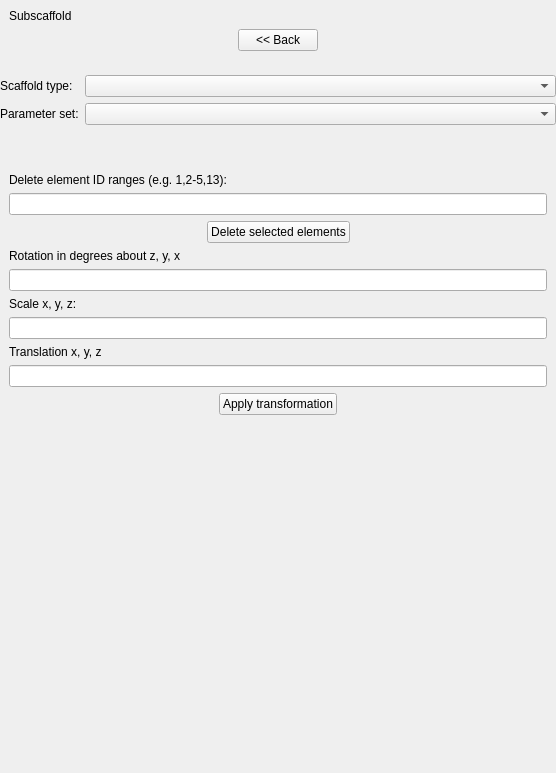
<?xml version="1.0" encoding="UTF-8"?>
<ui version="4.0">
 <class>ScaffoldSettings</class>
 <widget class="QWidget" name="ScaffoldSettings">
  <property name="geometry">
   <rect>
    <x>0</x>
    <y>0</y>
    <width>556</width>
    <height>773</height>
   </rect>
  </property>
  <property name="windowTitle">
   <string>Scaffold Settings</string>
  </property>
  <layout class="QVBoxLayout" name="verticalLayout_2">
   <property name="leftMargin">
    <number>0</number>
   </property>
   <property name="topMargin">
    <number>0</number>
   </property>
   <property name="rightMargin">
    <number>0</number>
   </property>
   <property name="bottomMargin">
    <number>0</number>
   </property>
   <item>
    <widget class="QFrame" name="subscaffold_frame">
     <property name="sizePolicy">
      <sizepolicy hsizetype="Preferred" vsizetype="Preferred">
       <horstretch>0</horstretch>
       <verstretch>0</verstretch>
      </sizepolicy>
     </property>
     <property name="minimumSize">
      <size>
       <width>0</width>
       <height>0</height>
      </size>
     </property>
     <property name="frameShape">
      <enum>QFrame::NoFrame</enum>
     </property>
     <layout class="QVBoxLayout" name="verticalLayout_5">
      <item>
       <widget class="QLabel" name="subscaffold_label">
        <property name="text">
         <string>Subscaffold</string>
        </property>
       </widget>
      </item>
      <item>
       <layout class="QHBoxLayout" name="horizontalLayout">
        <item>
         <spacer name="horizontalSpacer_4">
          <property name="orientation">
           <enum>Qt::Horizontal</enum>
          </property>
          <property name="sizeHint" stdset="0">
           <size>
            <width>89</width>
            <height>19</height>
           </size>
          </property>
         </spacer>
        </item>
        <item>
         <widget class="QPushButton" name="subscaffoldBack_pushButton">
          <property name="sizePolicy">
           <sizepolicy hsizetype="Preferred" vsizetype="Fixed">
            <horstretch>0</horstretch>
            <verstretch>0</verstretch>
           </sizepolicy>
          </property>
          <property name="text">
           <string>&lt;&lt; Back</string>
          </property>
         </widget>
        </item>
        <item>
         <spacer name="horizontalSpacer_3">
          <property name="orientation">
           <enum>Qt::Horizontal</enum>
          </property>
          <property name="sizeHint" stdset="0">
           <size>
            <width>40</width>
            <height>20</height>
           </size>
          </property>
         </spacer>
        </item>
       </layout>
      </item>
     </layout>
    </widget>
   </item>
   <item>
    <widget class="QFrame" name="meshType_frame">
     <property name="frameShape">
      <enum>QFrame::NoFrame</enum>
     </property>
     <layout class="QFormLayout" name="formLayout">
      <property name="leftMargin">
       <number>0</number>
      </property>
      <property name="rightMargin">
       <number>0</number>
      </property>
      <item row="0" column="0">
       <widget class="QLabel" name="meshType_label">
        <property name="text">
         <string>Scaffold type:</string>
        </property>
       </widget>
      </item>
      <item row="0" column="1">
       <widget class="QComboBox" name="meshType_comboBox"/>
      </item>
      <item row="1" column="0">
       <widget class="QLabel" name="parameterSet_label">
        <property name="text">
         <string>Parameter set:</string>
        </property>
       </widget>
      </item>
      <item row="1" column="1">
       <widget class="QComboBox" name="parameterSet_comboBox"/>
      </item>
     </layout>
    </widget>
   </item>
   <item>
    <widget class="QFrame" name="meshTypeOptions_frame">
     <property name="frameShape">
      <enum>QFrame::NoFrame</enum>
     </property>
     <layout class="QVBoxLayout" name="verticalLayout_9">
      <property name="leftMargin">
       <number>0</number>
      </property>
      <property name="rightMargin">
       <number>0</number>
      </property>
     </layout>
    </widget>
   </item>
   <item>
    <widget class="QFrame" name="modifyOptions_frame">
     <property name="frameShape">
      <enum>QFrame::NoFrame</enum>
     </property>
     <layout class="QVBoxLayout" name="verticalLayout">
      <item>
       <widget class="QFrame" name="deleteElementsRanges_frame">
        <property name="frameShape">
         <enum>QFrame::NoFrame</enum>
        </property>
        <layout class="QVBoxLayout" name="verticalLayout_10">
         <property name="leftMargin">
          <number>0</number>
         </property>
         <property name="topMargin">
          <number>0</number>
         </property>
         <property name="rightMargin">
          <number>0</number>
         </property>
         <property name="bottomMargin">
          <number>0</number>
         </property>
         <item>
          <widget class="QLabel" name="deleteElementsRanges_label">
           <property name="text">
            <string>Delete element ID ranges (e.g. 1,2-5,13):</string>
           </property>
          </widget>
         </item>
         <item>
          <widget class="QLineEdit" name="deleteElementsRanges_lineEdit"/>
         </item>
        </layout>
       </widget>
      </item>
      <item>
       <layout class="QHBoxLayout" name="horizontalLayout_13">
        <item>
         <spacer name="horizontalSpacer_6">
          <property name="orientation">
           <enum>Qt::Horizontal</enum>
          </property>
          <property name="sizeHint" stdset="0">
           <size>
            <width>40</width>
            <height>20</height>
           </size>
          </property>
         </spacer>
        </item>
        <item>
         <widget class="QPushButton" name="deleteElementsSelection_pushButton">
          <property name="text">
           <string>Delete selected elements</string>
          </property>
         </widget>
        </item>
        <item>
         <spacer name="horizontalSpacer_5">
          <property name="orientation">
           <enum>Qt::Horizontal</enum>
          </property>
          <property name="sizeHint" stdset="0">
           <size>
            <width>40</width>
            <height>20</height>
           </size>
          </property>
         </spacer>
        </item>
       </layout>
      </item>
      <item>
       <widget class="QLabel" name="rotation_label">
        <property name="text">
         <string>Rotation in degrees about z, y, x</string>
        </property>
       </widget>
      </item>
      <item>
       <widget class="QLineEdit" name="rotation_lineEdit"/>
      </item>
      <item>
       <widget class="QLabel" name="scale_label">
        <property name="text">
         <string>Scale x, y, z:</string>
        </property>
       </widget>
      </item>
      <item>
       <widget class="QLineEdit" name="scale_lineEdit"/>
      </item>
      <item>
       <widget class="QLabel" name="translation_label">
        <property name="text">
         <string>Translation x, y, z</string>
        </property>
       </widget>
      </item>
      <item>
       <widget class="QLineEdit" name="translation_lineEdit"/>
      </item>
      <item>
       <layout class="QHBoxLayout" name="horizontalLayout_12">
        <item>
         <spacer name="horizontalSpacer_8">
          <property name="orientation">
           <enum>Qt::Horizontal</enum>
          </property>
          <property name="sizeHint" stdset="0">
           <size>
            <width>40</width>
            <height>20</height>
           </size>
          </property>
         </spacer>
        </item>
        <item>
         <widget class="QPushButton" name="applyTransformation_pushButton">
          <property name="text">
           <string>Apply transformation</string>
          </property>
         </widget>
        </item>
        <item>
         <spacer name="horizontalSpacer_7">
          <property name="orientation">
           <enum>Qt::Horizontal</enum>
          </property>
          <property name="sizeHint" stdset="0">
           <size>
            <width>40</width>
            <height>20</height>
           </size>
          </property>
         </spacer>
        </item>
       </layout>
      </item>
     </layout>
    </widget>
   </item>
   <item>
    <spacer name="verticalSpacer">
     <property name="orientation">
      <enum>Qt::Vertical</enum>
     </property>
     <property name="sizeHint" stdset="0">
      <size>
       <width>20</width>
       <height>192</height>
      </size>
     </property>
    </spacer>
   </item>
  </layout>
 </widget>
 <resources/>
 <connections/>
</ui>
